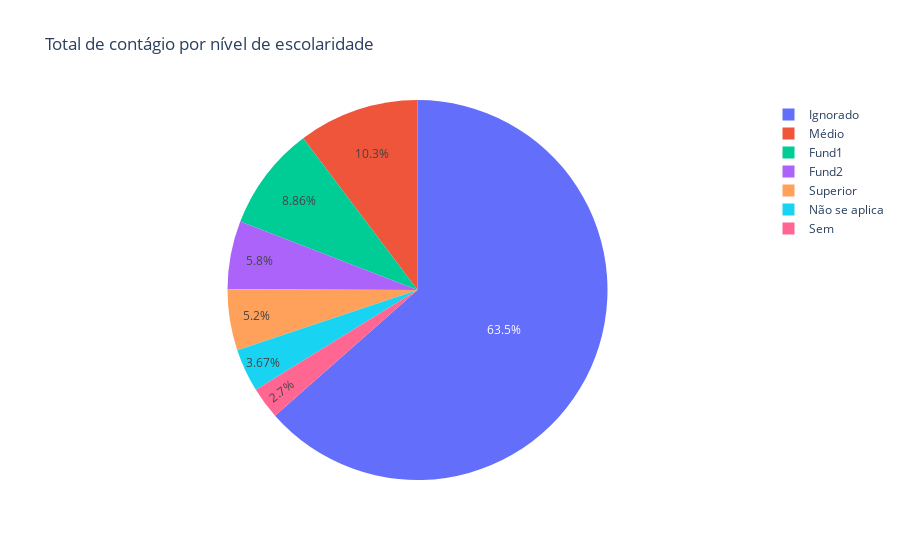

The code cell stored with this chart in its notebook:
### Code cell
### Visualização de contágios por nível de escolaridade
escolaridade = df.groupby('CS_ESCOL_N').size().to_dict()

data = go.Pie(labels = [*escolaridade.keys()], values =  [*escolaridade.values()] )

layout = go.Layout(title='Total de contágio por nível de escolaridade')
                   
fig = go.Figure(data=data, layout=layout)

# Exibindo figura/gráfico
py.iplot(fig)

### Figure 1 — Plotly figure (JSON) as saved in the notebook; plotly's stock layout.template omitted (floating-point values rounded to 4 significant figures)
{"data": [{"labels": ["Fund1", "Fund2", "Ignorado", "Médio", "Não se aplica", "Sem", "Superior"], "type": "pie", "values": [28907, 18903, 207106, 33525, 11983, 8818, 16951]}], "layout": {"title": {"text": "Total de contágio por nível de escolaridade"}}}
